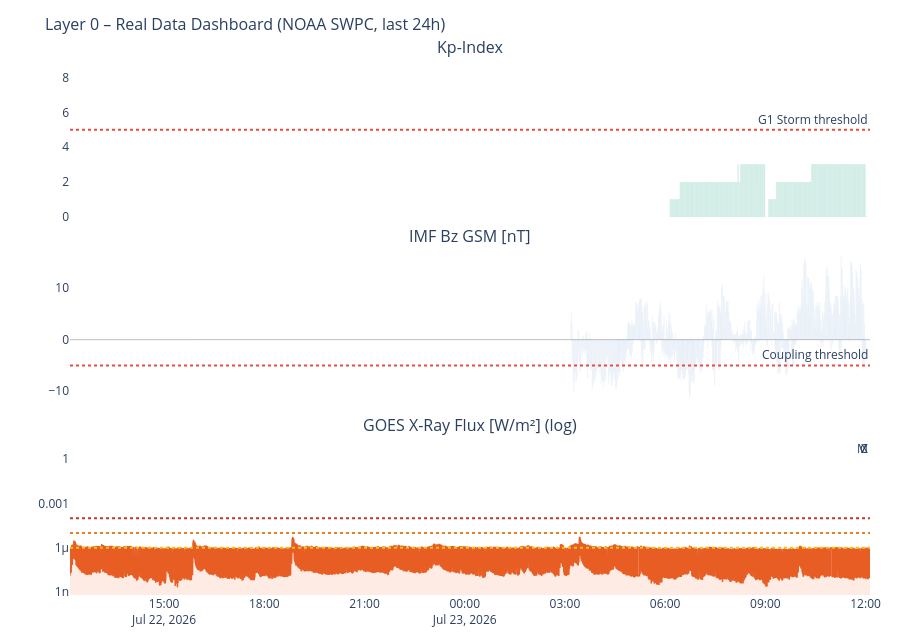

Notebook code cell kept with this figure:
### Markdown cell above
---
## 3. Time-Series Dashboard (Real Data)

### Code cell
# ============================================================
# DASHBOARD – Kp / Solar Wind / IMF Bz / X-Ray
# ============================================================

panels = [
    (df_kp,   'kp',     'Kp-Index',                       '#7F77DD', 'bar'),
    (df_sw,   'speed',  'Solar Wind Speed [km/s]',         '#F2A623', 'line'),
    (df_mag,  'bz_gsm', 'IMF Bz GSM [nT]',                '#378ADD', 'bar'),
    (df_xray, 'flux',   'GOES X-Ray Flux [W/m²] (log)',    '#E85D24', 'line'),
]
active = [(df, col, title, color, kind)
          for df, col, title, color, kind in panels
          if df is not None and col in df.columns]

if not active:
    print('No data available.')
else:
    fig = make_subplots(
        rows=len(active), cols=1, shared_xaxes=True,
        subplot_titles=[p[2] for p in active],
        vertical_spacing=0.06
    )
    for i, (df, col, title, color, kind) in enumerate(active, 1):
        ds = df.dropna(subset=[col])
        if kind == 'bar':
            if col == 'kp':
                mc = ['#2ecc71' if v < 4 else '#f39c12' if v < 6 else '#e74c3c'
                      for v in ds[col]]
            elif col == 'bz_gsm':
                mc = ['#e74c3c' if v < -5 else '#2ecc71' if v > 5 else '#95a5a6'
                      for v in ds[col]]
            else:
                mc = color
            fig.add_trace(go.Bar(x=ds['time'], y=ds[col], marker_color=mc,
                                 name=title, opacity=0.75), row=i, col=1)
        else:
            h = color.lstrip('#')
            r_c, g_c, b_c = int(h[0:2], 16), int(h[2:4], 16), int(h[4:6], 16)
            fc = f'rgba({r_c},{g_c},{b_c},0.12)'
            fig.add_trace(go.Scatter(x=ds['time'], y=ds[col], name=title,
                                     line=dict(color=color, width=1.5),
                                     fill='tozeroy', fillcolor=fc), row=i, col=1)

        if col == 'kp':
            fig.add_hline(y=5, line_dash='dot', line_color='#e74c3c',
                          annotation_text='G1 Storm threshold', row=i, col=1)
            fig.update_yaxes(range=[0, 9], row=i, col=1)
        elif col == 'speed':
            fig.add_hline(y=500, line_dash='dot', line_color='#E85D24',
                          annotation_text='Elevated wind', row=i, col=1)
        elif col == 'bz_gsm':
            fig.add_hline(y=0, line_color='gray', line_width=0.5, row=i, col=1)
            fig.add_hline(y=-5, line_dash='dot', line_color='#e74c3c',
                          annotation_text='Coupling threshold', row=i, col=1)
        elif col == 'flux':
            fig.update_yaxes(type='log', row=i, col=1)
            for lvl, lbl, lc in [(1e-4,'X','#c0392b'),(1e-5,'M','#e67e22'),(1e-6,'C','#f1c40f')]:
                fig.add_hline(y=lvl, line_dash='dot', line_color=lc,
                              annotation_text=lbl, row=i, col=1)

    fig.update_layout(
        title=dict(text='Layer 0 – Real Data Dashboard (NOAA SWPC, last 24h)', font=dict(size=16)),
        height=180 * len(active) + 100,
        showlegend=False,
        plot_bgcolor='rgba(0,0,0,0)', paper_bgcolor='rgba(0,0,0,0)',
        margin=dict(l=70, r=30, t=60, b=40)
    )
    fig.show()

### Figure 1 — Plotly figure (JSON) as saved in the notebook; plotly's stock layout.template omitted (floating-point values rounded to 4 significant figures; data arrays with more than 128 entries replaced by an {"elided": "..."} marker saying what was removed)
{"data": [{"marker": {"color": {"elided": "356 str values"}}, "name": "Kp-Index", "opacity": 0.75, "type": "bar", "x": {"elided": "356 str values"}, "xaxis": "x", "y": {"elided": "356 int values"}, "yaxis": "y"}, {"marker": {"color": {"elided": "1440 str values"}}, "name": "IMF Bz GSM [nT]", "opacity": 0.75, "type": "bar", "x": {"elided": "1440 str values"}, "xaxis": "x2", "y": {"elided": "1440 float values"}, "yaxis": "y2"}, {"fill": "tozeroy", "fillcolor": "rgba(232,93,36,0.12)", "line": {"color": "#E85D24", "width": 1.5}, "name": "GOES X-Ray Flux [W/m²] (log)", "type": "scatter", "x": {"elided": "2876 str values"}, "xaxis": "x3", "y": {"elided": "2876 float values"}, "yaxis": "y3"}], "layout": {"annotations": [{"font": {"size": 16}, "showarrow": false, "text": "Kp-Index", "x": 0.5, "xanchor": "center", "xref": "paper", "y": 1.0, "yanchor": "bottom", "yref": "paper"}, {"font": {"size": 16}, "showarrow": false, "text": "IMF Bz GSM [nT]", "x": 0.5, "xanchor": "center", "xref": "paper", "y": 0.6467, "yanchor": "bottom", "yref": "paper"}, {"font": {"size": 16}, "showarrow": false, "text": "GOES X-Ray Flux [W/m²] (log)", "x": 0.5, "xanchor": "center", "xref": "paper", "y": 0.2933, "yanchor": "bottom", "yref": "paper"}, {"showarrow": false, "text": "G1 Storm threshold", "x": 1, "xanchor": "right", "xref": "x domain", "y": 5, "yanchor": "bottom", "yref": "y"}, {"showarrow": false, "text": "Coupling threshold", "x": 1, "xanchor": "right", "xref": "x2 domain", "y": -5, "yanchor": "bottom", "yref": "y2"}, {"showarrow": false, "text": "X", "x": 1, "xanchor": "right", "xref": "x3 domain", "y": 0.0001, "yanchor": "bottom", "yref": "y3"}, {"showarrow": false, "text": "M", "x": 1, "xanchor": "right", "xref": "x3 domain", "y": 1e-05, "yanchor": "bottom", "yref": "y3"}, {"showarrow": false, "text": "C", "x": 1, "xanchor": "right", "xref": "x3 domain", "y": 1e-06, "yanchor": "bottom", "yref": "y3"}], "height": 640, "margin": {"b": 40, "l": 70, "r": 30, "t": 60}, "paper_bgcolor": "rgba(0,0,0,0)", "plot_bgcolor": "rgba(0,0,0,0)", "shapes": [{"line": {"color": "#e74c3c", "dash": "dot"}, "type": "line", "x0": 0, "x1": 1, "xref": "x domain", "y0": 5, "y1": 5, "yref": "y"}, {"line": {"color": "gray", "width": 0.5}, "type": "line", "x0": 0, "x1": 1, "xref": "x2 domain", "y0": 0, "y1": 0, "yref": "y2"}, {"line": {"color": "#e74c3c", "dash": "dot"}, "type": "line", "x0": 0, "x1": 1, "xref": "x2 domain", "y0": -5, "y1": -5, "yref": "y2"}, {"line": {"color": "#c0392b", "dash": "dot"}, "type": "line", "x0": 0, "x1": 1, "xref": "x3 domain", "y0": 0.0001, "y1": 0.0001, "yref": "y3"}, {"line": {"color": "#e67e22", "dash": "dot"}, "type": "line", "x0": 0, "x1": 1, "xref": "x3 domain", "y0": 1e-05, "y1": 1e-05, "yref": "y3"}, {"line": {"color": "#f1c40f", "dash": "dot"}, "type": "line", "x0": 0, "x1": 1, "xref": "x3 domain", "y0": 1e-06, "y1": 1e-06, "yref": "y3"}], "showlegend": false, "title": {"font": {"size": 16}, "text": "Layer 0 – Real Data Dashboard (NOAA SWPC, last 24h)"}, "xaxis": {"anchor": "y", "domain": [0.0, 1.0], "matches": "x3", "showticklabels": false}, "xaxis2": {"anchor": "y2", "domain": [0.0, 1.0], "matches": "x3", "showticklabels": false}, "xaxis3": {"anchor": "y3", "domain": [0.0, 1.0]}, "yaxis": {"anchor": "x", "domain": [0.7067, 1.0], "range": [0, 9]}, "yaxis2": {"anchor": "x2", "domain": [0.3533, 0.6467]}, "yaxis3": {"anchor": "x3", "domain": [0.0, 0.2933], "type": "log"}}}
